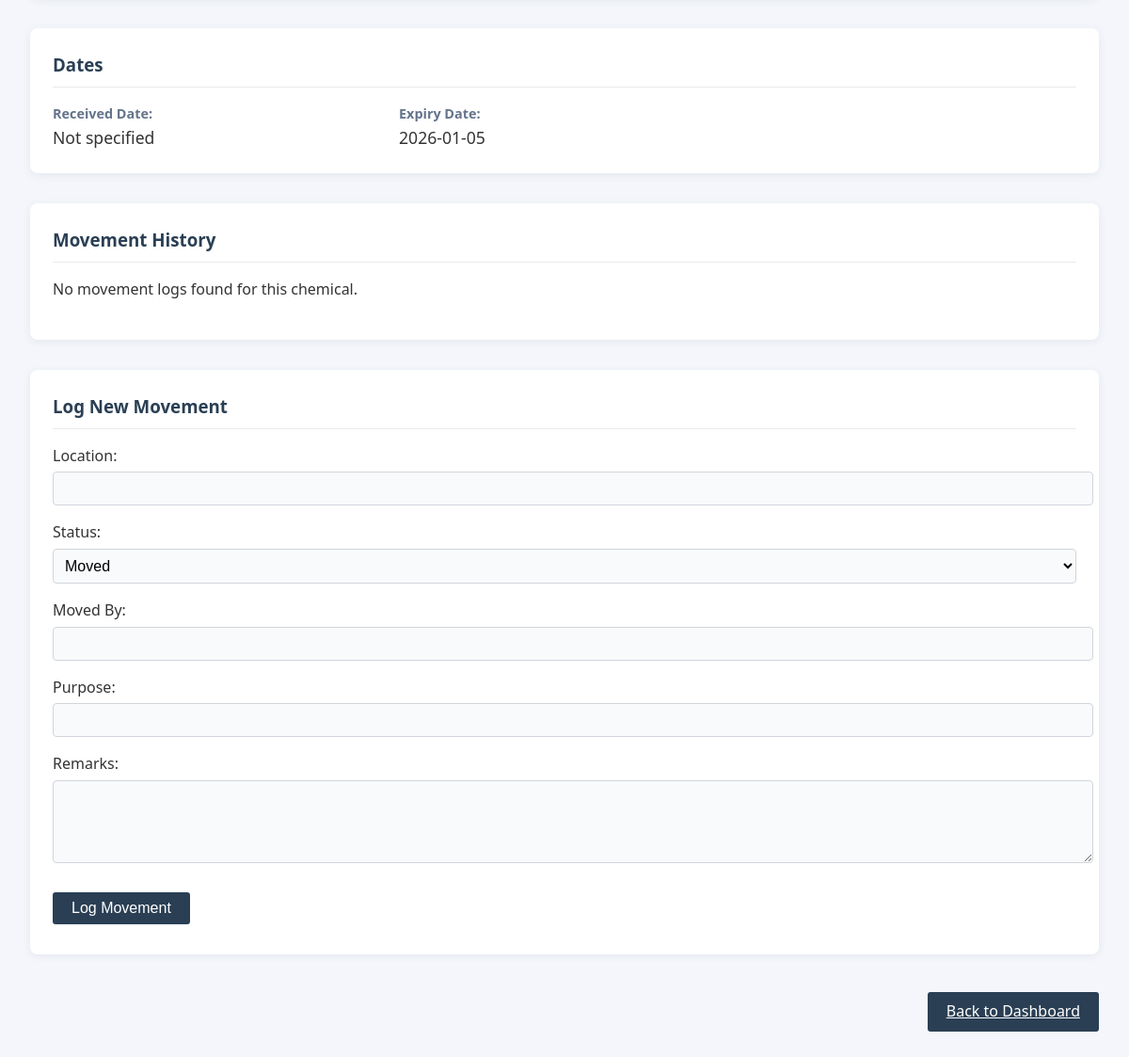
Page /chemical/5 (lower part) on the earlier database version.
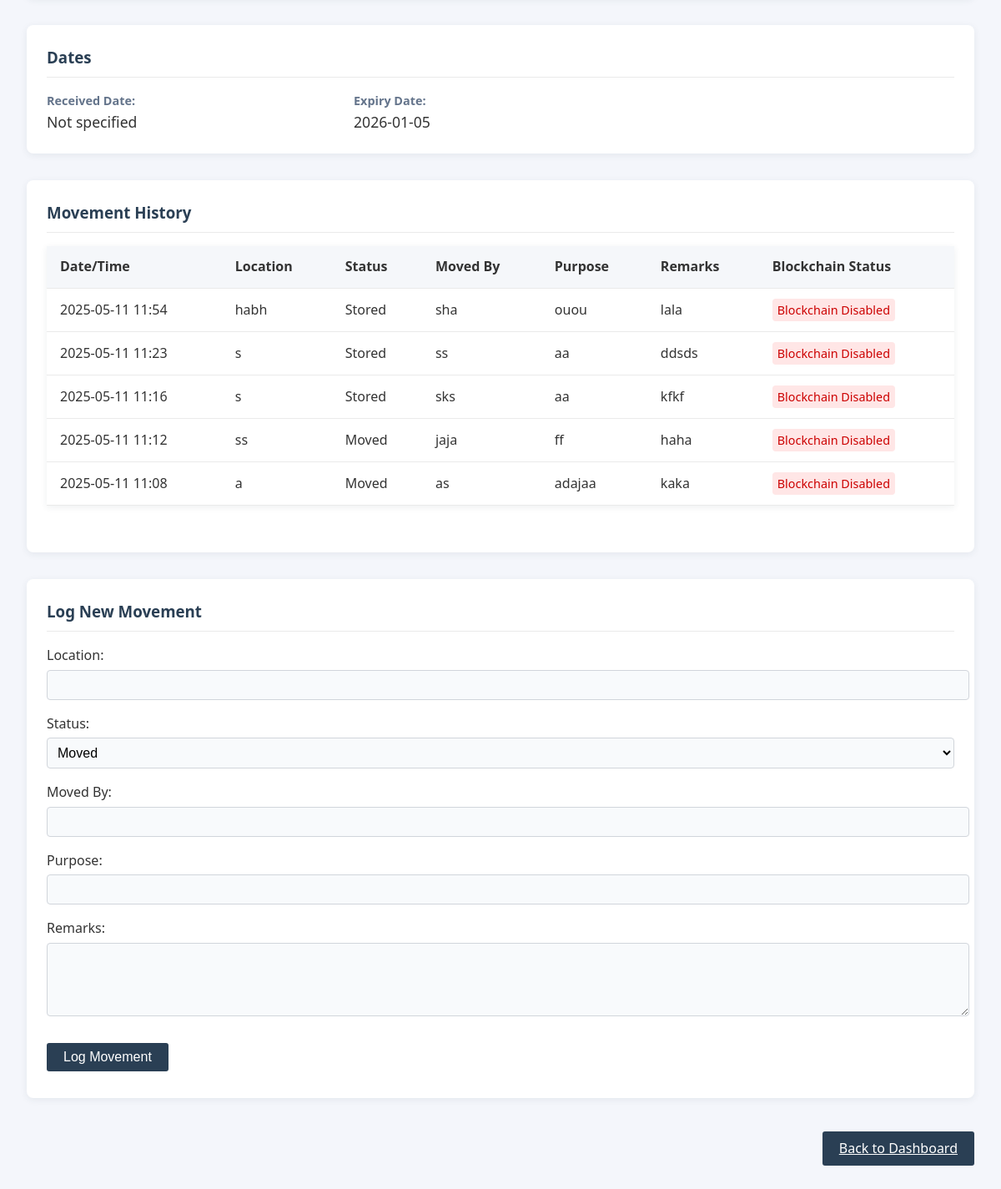
Same page on the later database version.
### app/models.py (models this page shows)
class Chemical(db.Model):
    id = db.Column(db.Integer, primary_key=True)
    name = db.Column(db.String(80), nullable=False)
    rfid_tag = db.Column(db.String(120), unique=True, nullable=False)
    manufacturer = db.Column(db.String(100), nullable=True)
    quantity = db.Column(db.Float, nullable=True)
    unit = db.Column(db.String(20), nullable=True)
    expiry_date = db.Column(db.Date, nullable=True)
    storage_condition = db.Column(db.String(100), nullable=True)
    received_date = db.Column(db.Date, nullable=True)
    batch_number = db.Column(db.String(50), nullable=True)
    hazard_class = db.Column(db.String(50), nullable=True)
    cas_number = db.Column(db.String(50), nullable=True)
    description = db.Column(db.Text, nullable=True)
    current_location = db.Column(db.String(120), nullable=False, default='Storage')

class MovementLog(db.Model):
    id = db.Column(db.Integer, primary_key=True)
    tag_id = db.Column(db.String(120), nullable=False)
    location = db.Column(db.String(120), nullable=False)
    timestamp = db.Column(db.DateTime, nullable=False)
    moved_by = db.Column(db.String(100), nullable=True)
    purpose = db.Column(db.String(200), nullable=True)
    status = db.Column(db.String(50), nullable=True)
    remarks = db.Column(db.Text, nullable=True)

### app/routes/dashboard.py (the view)
@dashboard_bp.route('/chemical/<int:chemical_id>')
def chemical_detail(chemical_id):
    chemical = Chemical.query.get_or_404(chemical_id)
    movement_logs = MovementLog.query.filter_by(tag_id=chemical.rfid_tag).order_by(MovementLog.timestamp.desc()).all()
    return render_template('chemical_detail.html', chemical=chemical, logs=movement_logs)

### app/templates/chemical_detail.html (shortened to what this page needs)
{% extends "base.html" %}
{% block content %}
<div class="chemical-detail">
    <div class="detail-section">
        <h3>Dates</h3>
        <div class="detail-grid">
            <div class="detail-item">
                <span class="label">Received Date:</span>
                <span class="value">{{ chemical.received_date if chemical.received_date else 'Not specified' }}</span>
            </div>
            <div class="detail-item">
                <span class="label">Expiry Date:</span>
                <span class="value">{{ chemical.expiry_date if chemical.expiry_date else 'Not specified' }}</span>
            </div>
        </div>
    </div>
    <div class="detail-section">
        <h3>Movement History</h3>
        {% if logs %}
        <table>
            <tr>
                <th>Date/Time</th>
                <th>Location</th>
                <th>Status</th>
                <th>Moved By</th>
                <th>Purpose</th>
                <th>Remarks</th>
                <th>Blockchain Status</th>
            </tr>
            {% for log in logs %}
            <tr>
                <td>{{ log.timestamp.strftime('%Y-%m-%d %H:%M') }}</td>
                <td>{{ log.location }}</td>
                <td>{{ log.status if log.status else '' }}</td>
                <td>{{ log.moved_by if log.moved_by else '' }}</td>
                <td>{{ log.purpose if log.purpose else '' }}</td>
                <td>{{ log.remarks if log.remarks else '' }}</td>
                <td>
                    <div class="blockchain-status" id="verification-{{ loop.index }}">
                        <span class="status-text">Checking...</span>
                    </div>
                </td>
            </tr>
            {% endfor %}
        </table>
        {% else %}
        <p>No movement logs found for this chemical.</p>
        {% endif %}
    </div>
    <div class="detail-section">
        <h3>Log New Movement</h3>
        <form method="POST" action="{{ url_for('main.log_event') }}" id="movementForm">
            <div class="form-row">
                <label for="location">Location:</label>
                <input type="text" id="location" name="location" required>
            </div>
            <div class="form-row">
                <label for="status">Status:</label>
                <select id="status" name="status">
                    <option value="Moved">Moved</option>
                </select>
            </div>
            <div class="form-row">
                <label for="moved_by">Moved By:</label>
                <input type="text" id="moved_by" name="moved_by">
            </div>
            <div class="form-row">
                <label for="purpose">Purpose:</label>
                <input type="text" id="purpose" name="purpose">
            </div>
            <div class="form-row">
                <label for="remarks">Remarks:</label>
                <textarea id="remarks" name="remarks"></textarea>
            </div>
            <button type="submit" class="button">Log Movement</button>
        </form>
    </div>
    <div class="actions">
        <a href="{{ url_for('dashboard_bp.dashboard') }}" class="button">Back to Dashboard</a>
    </div>
</div>
{% endblock %}

### app/templates/base.html (shortened to what this page needs)
<!DOCTYPE html>
<html lang="en">
<head>
    <link rel="stylesheet" href="{{ url_for('static', filename='style.css') }}">
</head>
<body>
    <main>
        {% block content %}{% endblock %}
    </main>
</body>
</html>

### app/static/style.css (style rules this page uses)
body { font-family: 'Segoe UI', Arial, sans-serif; background: #f4f6fb; margin: 0; padding: 0; color: #333; line-height: 1.6; }
main { padding: 2rem; }
table { width: 100%; border-collapse: collapse; background: #fff; box-shadow: 0 2px 8px rgba(44,62,80,0.08); margin-bottom: 2rem; }
th, td { padding: 0.75rem 1rem; border-bottom: 1px solid #eaeaea; text-align: left; }
th { background: #f5f7fa; font-weight: 600; }
.button { background: #2a3f54; color: #fff; border: none; padding: 0.5rem 1.25rem; border-radius: 3px; cursor: pointer; font-size: 1rem; margin: 0.5rem 0; transition: background 0.2s; }
.chemical-detail { max-width: 1200px; margin: 0 auto; }
.detail-section { background: #fff; border-radius: 8px; box-shadow: 0 2px 8px rgba(44,62,80,0.08); padding: 1.5rem; margin-bottom: 2rem; }
.detail-section h3 { color: #2a3f54; margin-top: 0; margin-bottom: 1rem; border-bottom: 1px solid #eaeaea; padding-bottom: 0.5rem; }
.detail-grid { display: grid; grid-template-columns: repeat(auto-fill, minmax(300px, 1fr)); gap: 1rem; }
.detail-item { display: flex; flex-direction: column; }
.detail-item .label { font-weight: 600; color: #64748b; font-size: 0.9rem; }
.detail-item .value { font-size: 1.1rem; }
.form-row { margin-bottom: 1rem; }
.form-row label { display: block; margin-bottom: 0.25rem; font-weight: 500; }
.form-row input, .form-row select, .form-row textarea { width: 100%; padding: 0.5rem; border: 1px solid #d1d5db; border-radius: 4px; font-size: 1rem; background: #f8fafc; }
.form-row textarea { min-height: 70px; }
.actions { margin-top: 2rem; display: flex; justify-content: flex-end; }

Differences in the rows shown:
added MovementLog: timestamp "2025-05-11 11:54", location "habh", status "Stored", moved_by "sha", purpose "ouou", remarks "lala"
added MovementLog: timestamp "2025-05-11 11:23", location "s", status "Stored", moved_by "ss", purpose "aa", remarks "ddsds"
added MovementLog: timestamp "2025-05-11 11:16", location "s", status "Stored", moved_by "sks", purpose "aa", remarks "kfkf"
added MovementLog: timestamp "2025-05-11 11:12", location "ss", status "Moved", moved_by "jaja", purpose "ff", remarks "haha"
added MovementLog: timestamp "2025-05-11 11:08", location "a", status "Moved", moved_by "as", purpose "adajaa", remarks "kaka"
Other differences:
text no longer shown: "No movement logs found for this chemical."
text now shown: "Date/Time Location Status Moved By Purpose Remarks Blockchain Status"
